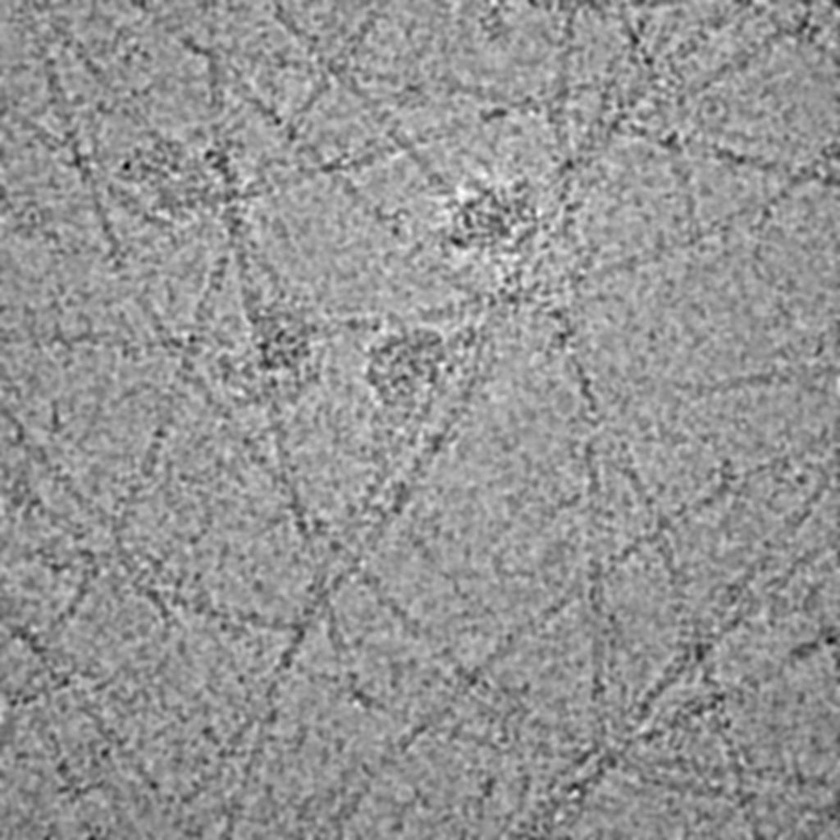
#> input picture imágenes_base/cel1.jpg, 840 x 840 px, shrunk from 1024 x 1024 before the run
$ python jpg_to_fits.py '../imágenes_base/cel1.jpg' out.png
#> lines starting #> are read from the running program, lines starting #| are printed output that depends on the picture
import numpy as np
from PIL import Image
import astropy.io.fits as fits
import sys
import os

def jpg_to_fits(entrada, salida):
    # Verificar si los archivos existen
#> called with entrada = '../imágenes_base/cel1.jpg', salida = 'out.png'
    if not os.path.isfile(entrada):
        print(f"Error: El archivo {entrada} no existe.")
        return

    # Abrir la imagen .jpg y convertirla a escala de grises
    image = Image.open(entrada).convert('L')
#> image is the input picture: PIL image 840x840 L; min 0, max 255, mean 148.6

    # Corregir la rotación y el volteo horizontal
    image = image.rotate(180).transpose(Image.FLIP_LEFT_RIGHT)
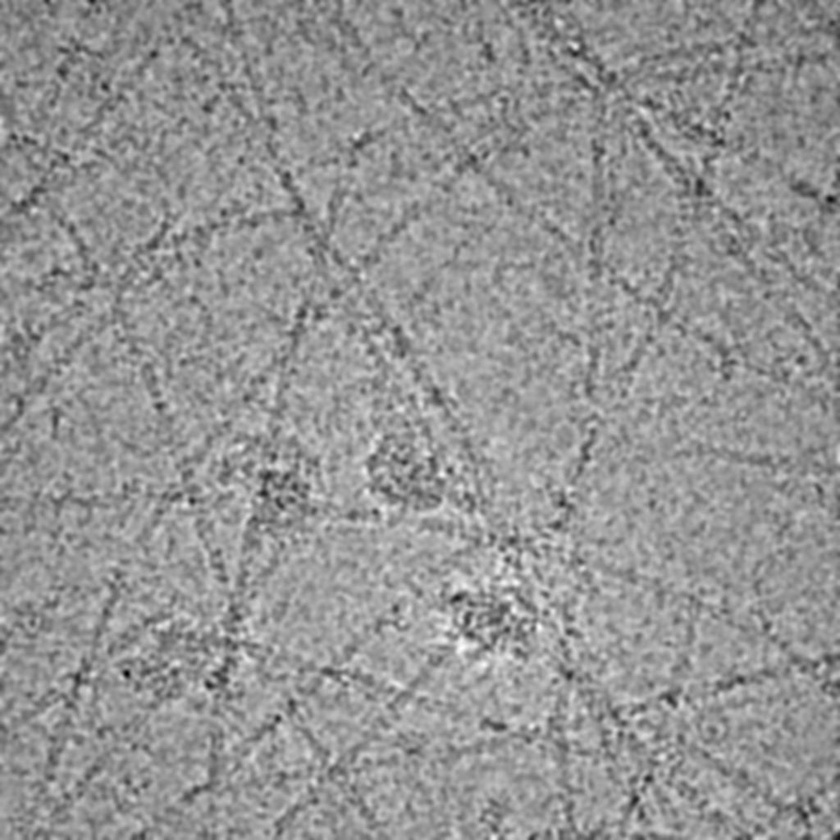
#> image: PIL image 840x840 L; min 0, max 255, mean 148.6

    # Convertir la imagen a una matriz NumPy
    image_data = np.array(image)

    # Crear un objeto FITS PrimaryHDU
    hdu = fits.PrimaryHDU(data=image_data)

    # Escribir el archivo FITS
    hdu.writeto(salida, overwrite=True)

    print("¡Conversión completa!")

if __name__ == "__main__":
    if len(sys.argv) != 3:
        print("Uso: python jpg_to_fits.py <input_jpg_file> <output_fits_file>")
    else:
        input_jpg = sys.argv[1]
        output_fits = sys.argv[2]
        jpg_to_fits(input_jpg, output_fits)
